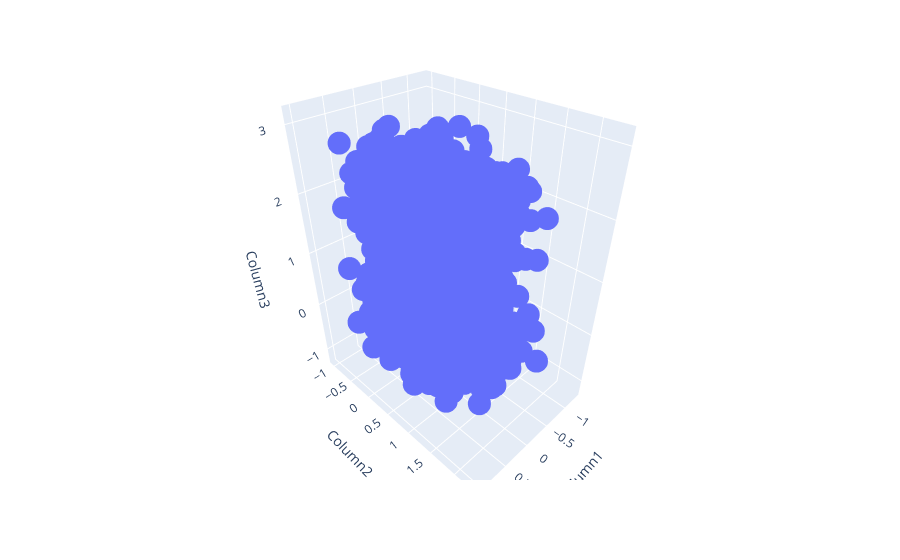

This figure's notebook cell:
### Code cell
#  Trying out plotly
pdData = {'Column1': a, 'Column2': b, 'Column3': c}
df = pd.DataFrame(data=pdData)
fig = px.scatter_3d(df, x='Column1', y='Column2', z='Column3')
fig.show()

### Figure 1 — Plotly figure (JSON) as saved in the notebook; plotly's stock layout.template omitted (floating-point values rounded to 4 significant figures; data arrays with more than 128 entries replaced by an {"elided": "..."} marker saying what was removed)
{"data": [{"hovertemplate": "Column1=%{x}<br>Column2=%{y}<br>Column3=%{z}<extra></extra>", "legendgroup": "", "marker": {"color": "#636efa", "symbol": "circle"}, "mode": "markers", "name": "", "scene": "scene", "showlegend": false, "x": {"elided": "4000 float values"}, "y": {"elided": "4000 float values"}, "z": {"elided": "4000 float values"}, "type": "scatter3d"}], "layout": {"scene": {"domain": {"x": [0.0, 1.0], "y": [0.0, 1.0]}, "xaxis": {"title": {"text": "Column1"}}, "yaxis": {"title": {"text": "Column2"}}, "zaxis": {"title": {"text": "Column3"}}}, "legend": {"tracegroupgap": 0}, "margin": {"t": 60}}}
